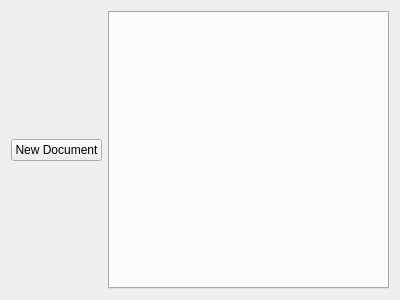
<?xml version="1.0" encoding="UTF-8"?>
<ui version="4.0">
 <class>DocumentEditorView</class>
 <widget class="QWidget" name="DocumentEditorView">
  <property name="geometry">
   <rect>
    <x>0</x>
    <y>0</y>
    <width>400</width>
    <height>300</height>
   </rect>
  </property>
  <property name="windowTitle">
   <string>Form</string>
  </property>
  <layout class="QHBoxLayout" name="horizontalLayout">
   <item>
    <widget class="QPushButton" name="addDocButton">
     <property name="text">
      <string>New Document</string>
     </property>
    </widget>
   </item>
   <item>
    <widget class="QTabWidget" name="tabWidget"/>
   </item>
  </layout>
 </widget>
 <resources/>
 <connections/>
</ui>
